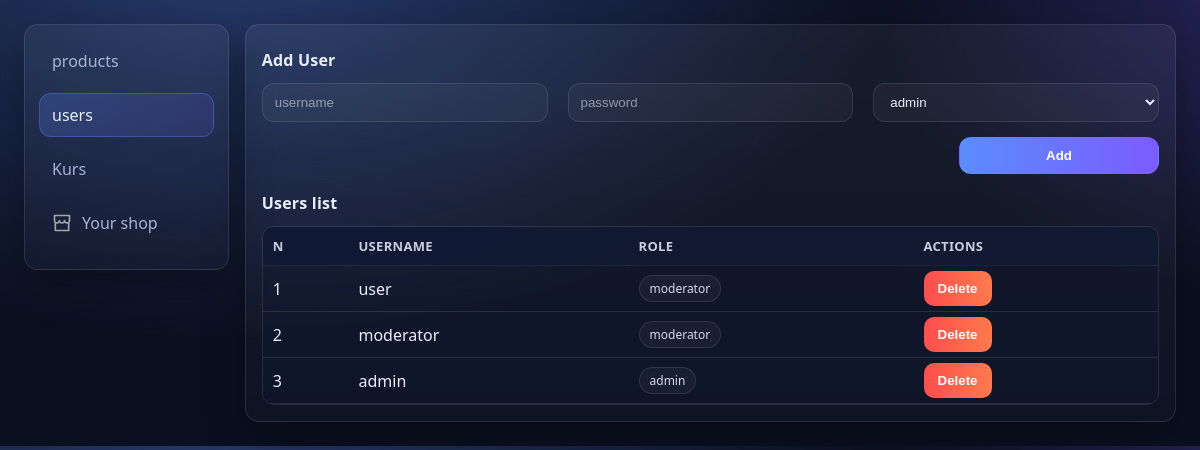
Page /admin/users (signed in) on the committed database.
### app/models/user.py (models this page shows, shortened)
class User(db.Model):
    __tablename__ = 'users'
    id = db.Column(db.Integer, primary_key=True)
    username = db.Column(db.String(80), unique=True, nullable=False)
    password_hash = db.Column(db.String(255), nullable=False)
    role = db.Column(db.String(20), nullable=False, default='user')
    created_at = db.Column(db.DateTime, default=datetime.now)

### app/routes/admin.py (the view)
@admin_bp.route('/users')
@login_required
def users():
    all_users = User.query.order_by(User.id.desc()).all()
    return render_template('admin/admin_panel.html', page="users", users=all_users)

### app/routes/admin.py (called while the page is built)
def login_required(f):
    @wraps(f)
    def decorated(*args, **kwargs):
        if 'user_id' not in session:
            flash('Avval login qiling', 'warning')
            return redirect(url_for('admin.login'))
        return f(*args, **kwargs)
    return decorated

### app/templates/admin/admin_panel.html (shortened to what this page needs)
{% extends 'base_admin.html' %}
{% block body %}
<main class="admin-panel">
    <div class="sidebar">
        <a href="{{ url_for('admin.products') }}"
           class="{% if page == 'products' %}active{% endif %}">
           products
        </a>
        <a href="{{ url_for('admin.users') }}"
           class="{% if page == 'users' %}active{% endif %}">
           users
        </a>
        <a href="{{ url_for('admin.settings') }}"
           class="{% if page=='settings' %}active{% endif %}">
            Kurs
        </a>
        <a href="{{ url_for('home.index') }}">
            Your shop
        </a>
    </div>
    <div class="main-section">
        {% if page == "users" %}
            {% include "admin/users.html" %}
        {% elif page == "products" %}
            {% include "admin/products.html" %}
        {% elif page == "settings" %}
            {% include "admin/settings.html" %}
        {% endif %}
    </div>
</main>
{% endblock %}

### app/templates/admin/users.html (shortened to what this page needs)
<h4>Add User</h4>
<form action="{{ url_for('admin.add_users') }}" method="post">
  <div style="gap: 20px;" class="row">
    <input type="text" name="username" placeholder="username">
    <input type="text" name="password" placeholder="password">
    <select name="role">
      <option value="admin">admin</option>
    </select>
  </div>
  <div style="height:15px"></div>
  <button style="width: 200px; display: block; margin-left: auto;" type="submit">Add</button>
</form>
<h4 style="margin-top:18px;">Users list</h4>
<div class="table-wrap">
  <table>
    <tr>
      <th>N</th>
      <th>Username</th>
      <th>Role</th>
      <th>Actions</th>
    </tr>
    {% for user in users %}
    <tr>
      <td>{{ loop.index }}</td>
      <td>{{ user.username }}</td>
      <td><span class="badge">{{ user.role }}</span></td>
      <td class="td-btn">
        <form action="{{ url_for('admin.delete_user', user_id=user.id ) }}" method="post" style="display:inline;">
          <button class="table-btn del-btn" type="submit"
            onclick="return confirm('Rostdan o\'chirmoqchimisiz?');">
            Delete
          </button>
        </form>
      </td>
    </tr>
    {% endfor %}
  </table>
</div>

### app/static/css/style-admin.css (style rules this page uses)
:root { --bg:#0b1020; --panel:#111a33; --panel2:#0f1730; --text:#e9eefc; --muted:#a9b3d3; --border:rgba(255,255,255,.10); --shadow:0 14px 40px rgba(0,0,0,.35); --accent:#5b8cff; --accent2:#7c5cff; --danger:#ff4d4d; --ok:#2ee59d; --radius:14px; }
* { box-sizing:border-box }
body { margin:0; padding:24px; font-family: ui-sans-serif, system-ui, -apple-system, Segoe UI, Roboto, Arial; background: radial-gradient(1200px 700px at 20% -10%, rgba(91,140,255,.35), transparent 55%), radial-gradient(900px 600px at 110% 0%, rgba(124,92,255,.28), transparent 50%), var(--bg); color:var(--text); }
a { color:inherit;text-decoration:none }
a svg { fill: rgba(255, 255, 255, 0.6); }
.admin-panel { gap:16px; display: flex; justify-content: space-between; align-items:start; }
.sidebar { width: 18%; position: sticky; top: 16px; padding:14px; border:1px solid var(--border); border-radius: var(--radius); background: linear-gradient(180deg, rgba(255,255,255,.05), rgba(255,255,255,.02)); box-shadow: var(--shadow); }
.sidebar a { display:flex; align-items:center; gap:10px; padding:10px 12px; border-radius:12px; border:1px solid transparent; color: var(--muted); transition:.15s ease; margin-bottom:10px; }
.sidebar a.active { color: var(--text); background: linear-gradient(90deg, rgba(91,140,255,.22), rgba(124,92,255,.14)); border-color: rgba(91,140,255,.35); }
.main-section { width: 82%; padding:16px; border:1px solid var(--border); border-radius: var(--radius); background: linear-gradient(180deg, rgba(255,255,255,.05), rgba(255,255,255,.02)); box-shadow: var(--shadow); }
h4 { margin: 8px 0 12px; font-size: 16px; letter-spacing:.2px; }
form { width:100%; }
form .row { display:grid; grid-template-columns: repeat(3, minmax(0, 1fr)); gap:10px; }
input, select { width:100%; padding:10px 12px; border-radius:12px; border:1px solid var(--border); background: rgba(255,255,255,.04); color: var(--text); outline:none; transition:.15s ease; }
input::placeholder { color: rgba(233,238,252,.55) }
button { padding:10px 14px; border-radius:12px; border:1px solid transparent; background: linear-gradient(90deg, var(--accent), var(--accent2)); color: white; font-weight: 700; cursor:pointer; transition:.15s ease; }
.table-btn { border-radius:10px; }
.del-btn { background: linear-gradient(90deg, #ff4d4d, #ff7a4d); border: none; }
.table-wrap { width:100%; overflow:auto; border-radius: 12px; border:1px solid var(--border); margin-top: 10px; }
table { width:100%; border-collapse: collapse; background: rgba(15,23,48,.35); }
tr { border-bottom:1px solid var(--border); }
th, td { padding:5px 10px; text-align:left; }
th { padding: 10px; position: sticky; top: 0; background: rgba(17,26,51,.92); backdrop-filter: blur(8px); font-size: 13px; color: rgba(233,238,252,.85); letter-spacing:.3px; text-transform: uppercase; }
.badge { display:inline-flex; align-items:center; padding:4px 10px; border-radius:999px; border:1px solid var(--border); color: rgba(233,238,252,.9); background: rgba(255,255,255,.04); font-size: 12px; }

### rows in the picture
User: username "user", role "moderator"
User: username "moderator", role "moderator"
User: username "admin", role "admin"
